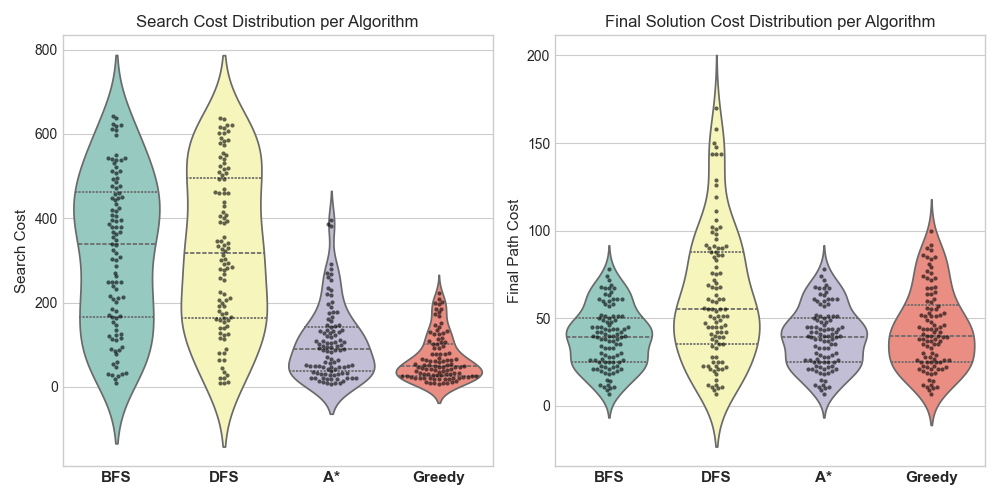

This figure's Python source:
import matplotlib.pyplot as plt
import pandas as pd
import seaborn as sns

df = pd.read_csv('experiment_with_costs.csv')
if 'test_no' in df.columns:
    df.drop(columns=['test_no'], inplace=True)

# Ensure we use the first 4 cols as search costs and the next 4 as final costs
cols = df.columns.tolist()
n_alg = 4
search_cols = cols[:n_alg]
final_cols = cols[n_alg:n_alg + n_alg]

# Desired algorithm order / labels
alg_order = ['BFS', 'DFS', 'A*', 'Greedy']

# Build dataframes and rename columns to the target algorithm names (by position)
df_search = df[search_cols].copy()
df_search.columns = alg_order

df_final = df[final_cols].copy()
df_final.columns = alg_order

# Melt for seaborn violin plotting
search_melt = df_search.melt(var_name='Algorithm', value_name='Cost')
final_melt = df_final.melt(var_name='Algorithm', value_name='Cost')

plt.style.use('seaborn-v0_8-whitegrid')
fig, axes = plt.subplots(1, 2, figsize=(10, 5))

# Left: Violin plot of search costs (per-algorithm distribution)
sns.violinplot(x='Algorithm', y='Cost', data=search_melt, order=alg_order,
               inner='quartile', palette='Set3', ax=axes[0])
sns.swarmplot(x='Algorithm', y='Cost', data=search_melt, order=alg_order,
              color='k', size=3, ax=axes[0], alpha=0.6)
axes[0].set_title('Search Cost Distribution per Algorithm', fontsize=12)
axes[0].set_ylabel('Search Cost', fontsize=11)
axes[0].set_xlabel('')
axes[0].set_xticklabels(alg_order, fontweight='bold', fontsize=11)

# Right: Violin plot of final solution costs (per-algorithm distribution)
sns.violinplot(x='Algorithm', y='Cost', data=final_melt, order=alg_order,
               inner='quartile', palette='Set3', ax=axes[1])
sns.swarmplot(x='Algorithm', y='Cost', data=final_melt, order=alg_order,
              color='k', size=3, ax=axes[1], alpha=0.6)
axes[1].set_title("Final Solution Cost Distribution per Algorithm", fontsize=12)
axes[1].set_ylabel('Final Path Cost', fontsize=11)
axes[1].set_xlabel('')
axes[1].set_xticklabels(alg_order, fontweight='bold', fontsize=11)

plt.tight_layout()
plt.show()
